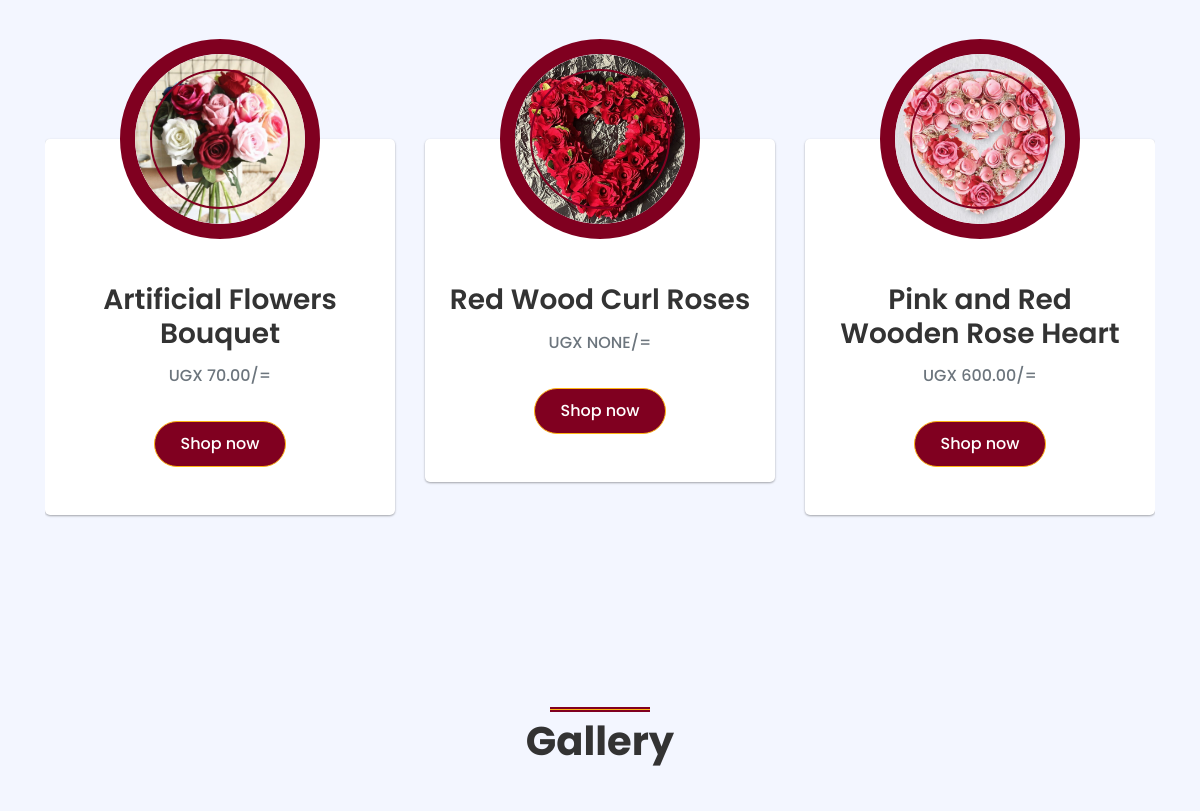
The app's page / (middle part), older data.
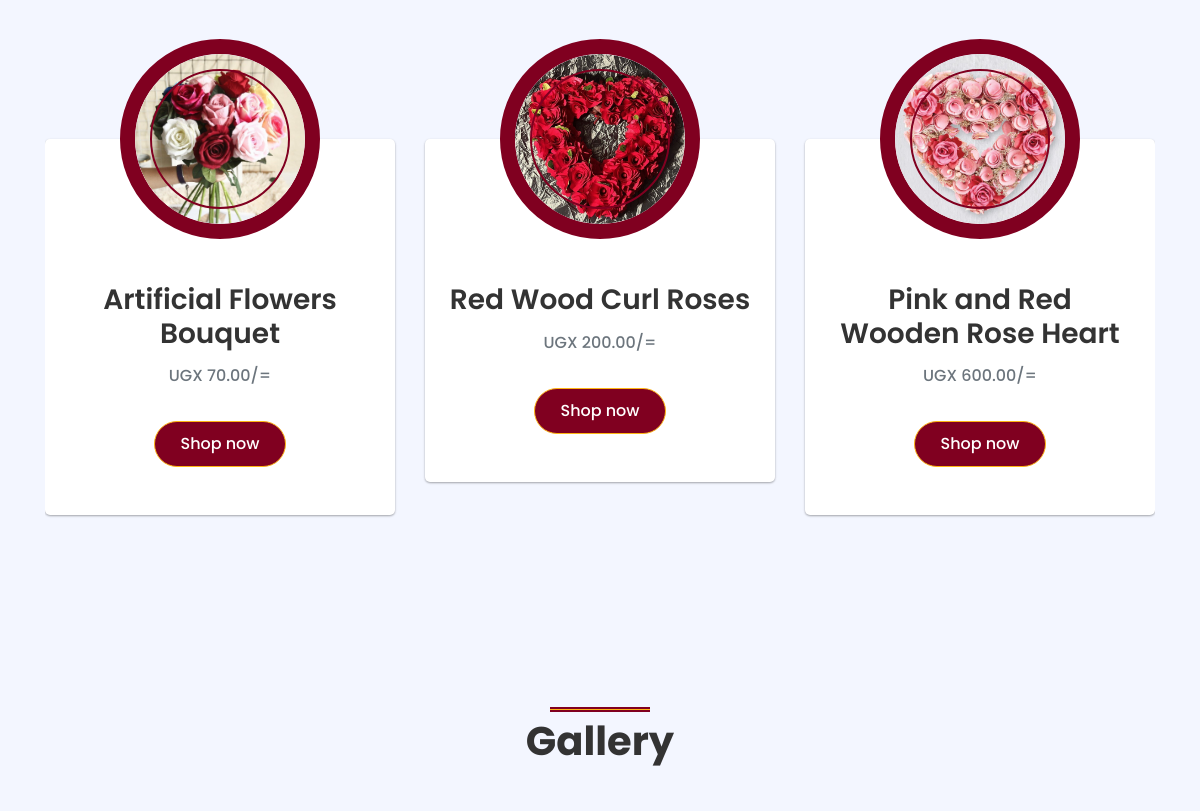
The same page, newer data.
### store/models.py (models this page shows, shortened)
class Product(models.Model):
    id = models.UUIDField(primary_key=True, default=uuid.uuid4, editable=False)
    name = models.CharField(max_length=100)
    price = models.DecimalField(max_digits=6, decimal_places=2, blank=True, null=True)
    desc = models.TextField(max_length=500, blank=True, null=True)
    image = models.ImageField(blank=True, upload_to="images")
    created_at = models.DateField(auto_now_add=True)
    updated_at = models.DateField(auto_now=True)
    product_category = models.ForeignKey(
        "Category", on_delete=models.CASCADE, null=True, blank=True
    )
    class Meta:
        ordering = ("product_category",)
    def image_tag(self):  # pragma: no cover
        if self.image:
            return mark_safe(f'<img src="{self.image.url}" width="100" height="100" />')
    image_tag.short_description = "Image"

### store/views.py (the view)
# urls.py: path("", views.home_view, name="home"), #homepage/ landing page
def home_view(request):
    products=Product.objects.all()
    if 'product_ids' in request.COOKIES:
        product_ids = request.COOKIES['product_ids']
        counter=product_ids.split('|')
        product_count_in_cart=len(set(counter))
    else:
        product_count_in_cart=0
    return render(request,'homepage/index.html',{'products':products,'product_count_in_cart':product_count_in_cart})

### store/context_processors.py (called while the page is built)
def get_cart_quantity(request):
    if request.user.is_authenticated:
        try:
            customer = request.user.customer
        except:
            number_of_items = 0
    else:
        try:
            customer, created = Customer.objects.get_or_create(
                device=request.COOKIES["device"]
            )
        except:
            number_of_items = 0
    try:
        customer_order = Order.objects.filter(customer=customer, complete=False)[0]
        number_of_items = customer_order.get_cart_items
    except:
        number_of_items = 0
    return {"cart_quantity": number_of_items}

### store/templates/homepage/index.html (shortened to what this page needs)
{% extends 'homepage/homebase.html' %}
{% load static %}
{% block content %}
{% include "homepage/navbar.html" %}
<div class="container-fluid py-5">
    <div class="container py-5">
      <div class="row">
        <div id="product" class="col-lg-6">
        </div>
        <div class="col-lg-6 mb-5 mb-lg-0 pb-5 pb-lg-0"></div>
      </div>
      {% if products %}
        <div class="row">
          <div class="col-12">
            <div class="owl-carousel team-carousel">
              {% for product in products %}
                <div class="team-item">
                  <div class="team-img mx-auto">
                    <img class="rounded-circle w-100 h-100" src="{{ product.image.url }}" style="object-fit: cover;" alt="{{ p.name }} photo">
                  </div>
                  <div id='card' class="position-relative text-center bg-light rounded px-4 py-5" style="margin-top: -100px;">
                    <h3 class="font-weight-semi-bold mt-5 mb-3 pt-5">{{ product.name }}</h3>
                    <h6 class="text-uppercase text-muted mb-4">UGX {{ product.price }}/=</h6>
                    <div class="d-flex justify-content-center pt-1">
                        {%if request.user.is_authenticated%}
                        <a href="{% url 'order:add_to_cart' product.id %}" class="btn btn-primary mt-2">Shop now</a>
                        {%else%}
                        <a href="{% url 'users:login' %}" class="btn btn-primary mt-2">Shop now</a>
                        {%endif%}
                    </div>
                  </div>
                </div>
              {% endfor %}
            </div>
          </div>
        </div>
      {% else %}
        <h3 style="text-align:center; color:#3E454C;">No Products Available</h3>
      {% endif %}
    </div>
  </div>
<div class="container-fluid my-5 py-5 px-0">
  <div class="row justify-content-center m-0">
      <div id="gallery" class="col-lg-5">
          <h1 class="section-title position-relative text-center mb-5">Gallery</h1>
      </div>
  </div>
</div>
{% endblock content %}

Row changes from the older to the newer data that the page shows:
changed Product "Red Wood Curl Roses": price "NONE" → "200.00"
